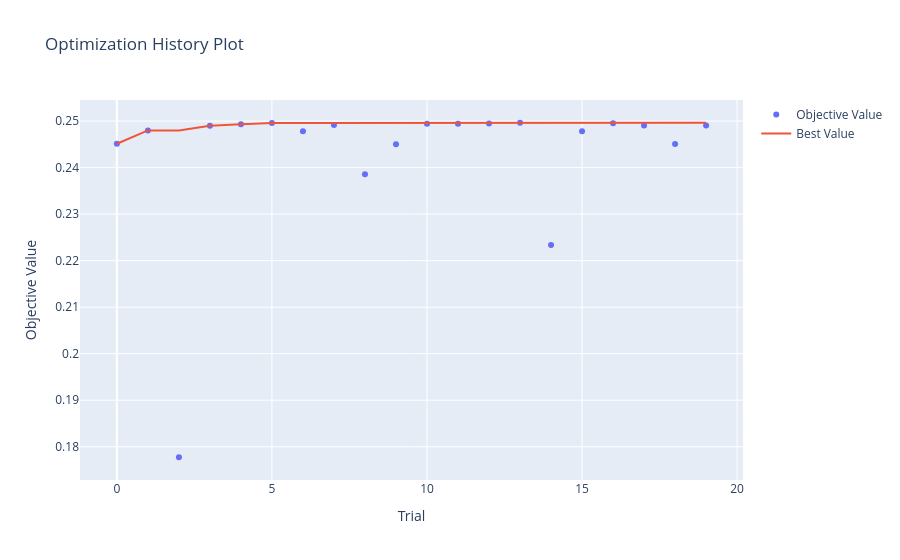

Notebook cell for this chart:
### Code cell
optuna.visualization.plot_optimization_history(optuna_study)

### Figure 1 — Plotly figure (JSON) as saved in the notebook; plotly's stock layout.template omitted (floating-point values rounded to 4 significant figures)
{"data": [{"mode": "markers", "name": "Objective Value", "type": "scatter", "x": [0, 1, 2, 3, 4, 5, 6, 7, 8, 9, 10, 11, 12, 13, 14, 15, 16, 17, 18, 19], "y": [0.2451, 0.248, 0.1777, 0.249, 0.2493, 0.2496, 0.2478, 0.2492, 0.2386, 0.245, 0.2495, 0.2494, 0.2495, 0.2496, 0.2234, 0.2478, 0.2495, 0.2491, 0.2451, 0.249]}, {"mode": "lines", "name": "Best Value", "type": "scatter", "x": [0, 1, 2, 3, 4, 5, 6, 7, 8, 9, 10, 11, 12, 13, 14, 15, 16, 17, 18, 19], "y": [0.2451, 0.248, 0.248, 0.249, 0.2493, 0.2496, 0.2496, 0.2496, 0.2496, 0.2496, 0.2496, 0.2496, 0.2496, 0.2496, 0.2496, 0.2496, 0.2496, 0.2496, 0.2496, 0.2496]}, {"marker": {"color": "#cccccc"}, "mode": "markers", "name": "Infeasible Trial", "showlegend": false, "type": "scatter", "x": [], "y": []}], "layout": {"title": {"text": "Optimization History Plot"}, "xaxis": {"title": {"text": "Trial"}}, "yaxis": {"title": {"text": "Objective Value"}}}}
